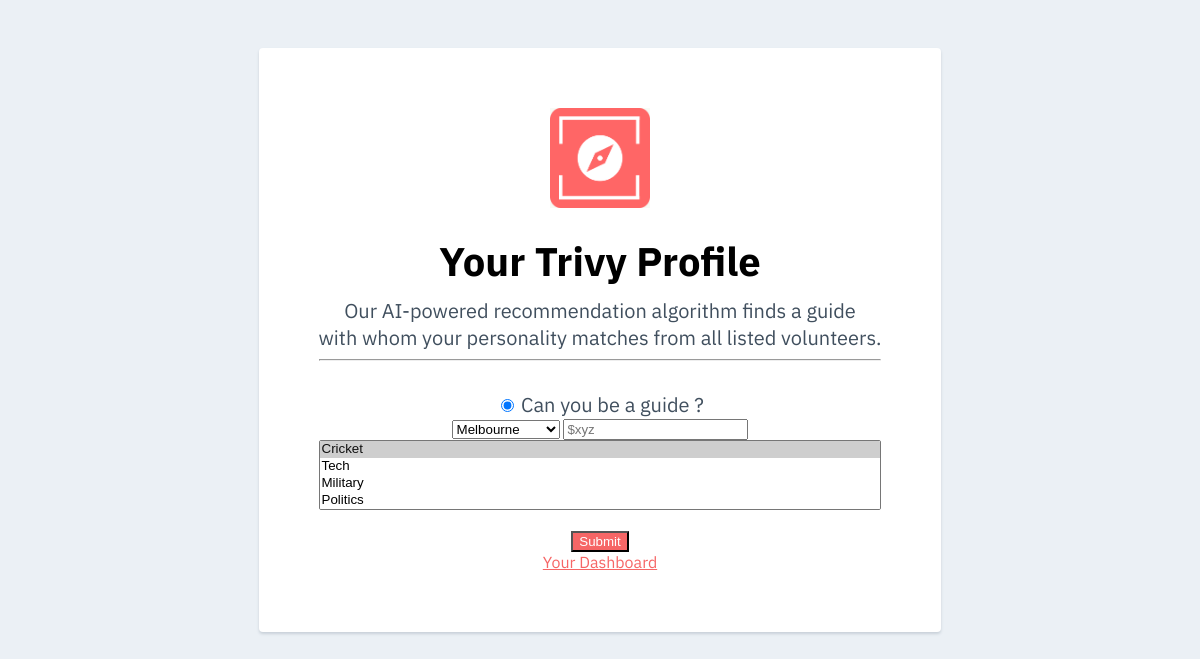
/profile/ (signed in), run on an earlier commit of the app's database.
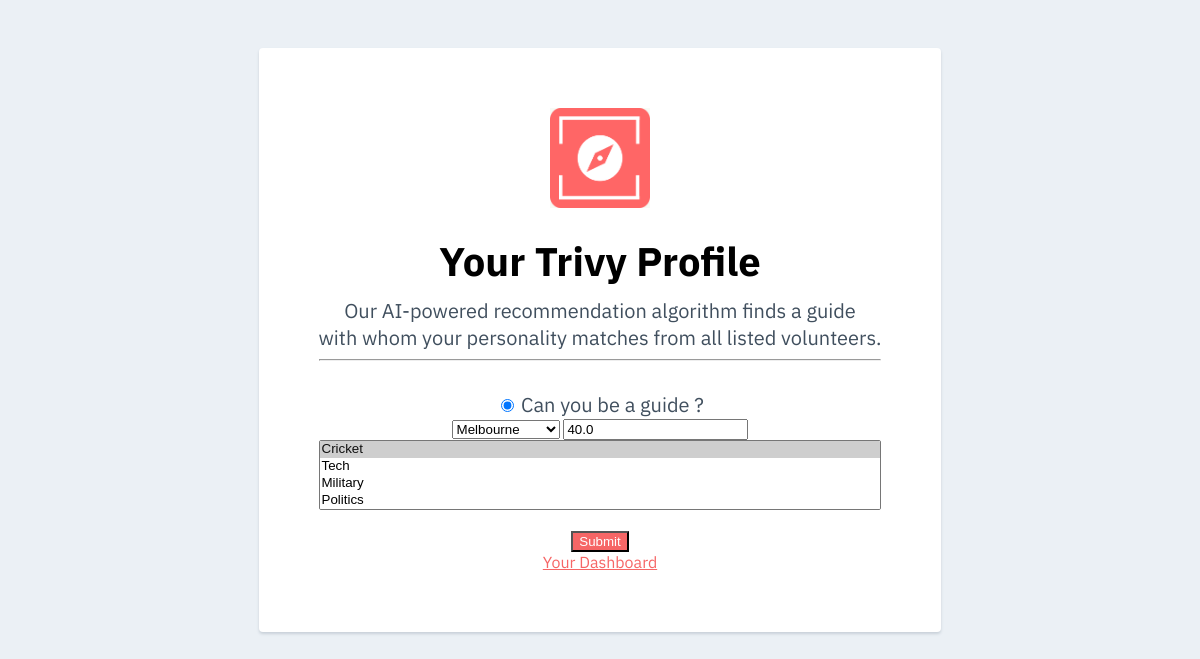
And on a later commit of the database.
### core/models.py (models this page shows)
class CustomUser(models.Model):
    user = models.OneToOneField(User, on_delete=models.CASCADE)
    isGuide = models.BooleanField(default=False)
    place_of_stay = models.ForeignKey(Places, on_delete=models.CASCADE, related_name="guide_play_of_stay", null=True)
    searching_for = models.ForeignKey('self', on_delete=models.SET_NULL, null=True)
    interestCount = models.IntegerField(default=0)
    general_price = models.FloatField(null=True)
    places_of_interest = models.ManyToManyField(Places, related_name='user_places_of_interest')
    interests = models.ManyToManyField(InterestsActivities, related_name='InterestsActivities')

### core/views.py (the view, shortened to what this page needs)
# urls.py: path('profile/', views.profile, name='profile'),
@login_required(login_url='/login/')
def profile(request):
    if request.method=="GET":
        interests = InterestsActivities.objects.all()
        customUser = CustomUser.objects.get(user=request.user)
        chosen_interests = customUser.interests.all()
        places = Places.objects.all()
        isGuide = customUser.isGuide
        place = customUser.place_of_stay
        context = {
            'interests':interests,
            'chosen_interests':chosen_interests,
            'places':places,
            'isGuide':isGuide,
            'place':place,
            'customUser':customUser
        }
        return render(request,  'profile.html', context)

### core/models.py (called while the page is built)
    def __str__(self):
        return self.name

### templates/profile.html (shortened to what this page needs)
{% load static %}
<!DOCTYPE html>
<html lang="en">
<head>
    <link rel="stylesheet" href="https://harvesthq.github.io/chosen/chosen.css">
    <link rel="stylesheet" href="https://unpkg.com/mvp.css">
</head>
<body>
    <div class="card">
      <div style="height:100px; width:100px; background: #F8FAF5; margin:0 auto;">
        <img src="{% static 'images/logo.png' %}" height="100px" width="100px">
      </div>
        <h1>Your Trivy Profile</h1>
        <p>Our AI-powered recommendation algorithm finds a guide  </p>
        <p>with whom your personality matches from all listed volunteers.</p>
    <hr style="margin-bottom: 30px">
    <form method="POST" action="{% url 'profile' %}">
        {% if isGuide %}
        <span>
            <input type="radio" name="isGuide" id='guidebtn' checked previousValue="checked" style="display: inline">
            <label style="display: inline">Can you be a guide ?</label>
        </span>
        {% else %}
        <span>
            <input type="radio" name="isGuide" id='guidebtn' style="display: inline">
            <label style="display: inline">Can you be a guide ?</label>
        </span>
        {% endif %}
        {% if isGuide %}
        <div id="afterGuide" style="display: block">
            <select id="places" name="places" value={{place.id}}>
                {% for p in places %}
                {% if p == place %}
                <option value="{{p.id}}" selected>{{p.name}}</option>
                {% else %}
                <option value="{{p.id}}">{{p.name}}</option>
                {% endif %}
                {% endfor %}
            </select>
            <input type="number" placeholder="$xyz" name="price" value="{{customUser.general_price}}">
        </div>
        {% endif %}
        <select data-placeholder="Choose tags ..." name="interests" multiple class="chosen-select" value="{{chosen_interests}}" style="width: 100%">
            {% for i in interests %}
            {% if chosen_interests %}
                {% if i in chosen_interests %}
                <option value="{{i.id}}" selected>{{i.name}}</option>
                {% else %}
                <option value="{{i.id}}">{{i.name}}</option>
                {% endif %}
            {% else %}
                <option value="{{i.id}}">{{i.name}}</option>
            {% endif %}
            {% endfor %}
        </select>
        <br><br>
        <input type="submit">
    </form>
<a class="button" href="{% url 'travel-dashboard' %}" style="margin-top: 20px; color: #f66666;">Your Dashboard</a>
    </div>
</body>
</html>

### templates/profile.html (style rules this page uses)
body { text-align: center; padding: 40px 0; background: #EBF0F5; font-family: "IBM Plex Sans", "Helvetica Neue", sans-serif; }
h1 { font-family: "IBM Plex Sans", "Helvetica Neue", sans-serif; font-weight: 900; font-size: 40px; margin-bottom: 10px; }
label, p { color: #404F5E; font-size:20px; margin: 0; }
.card { background: white; padding: 60px; border-radius: 4px; box-shadow: 0 2px 3px #C8D0D8; display: inline-block; margin: 0 auto; }
label { width: 100%; }
input[type="submit"] { background-color: #f66666; color: #fff; }

What changed in the data, as far as the page shows it:
now on this page (row edited): CustomUser: price "40.0"
